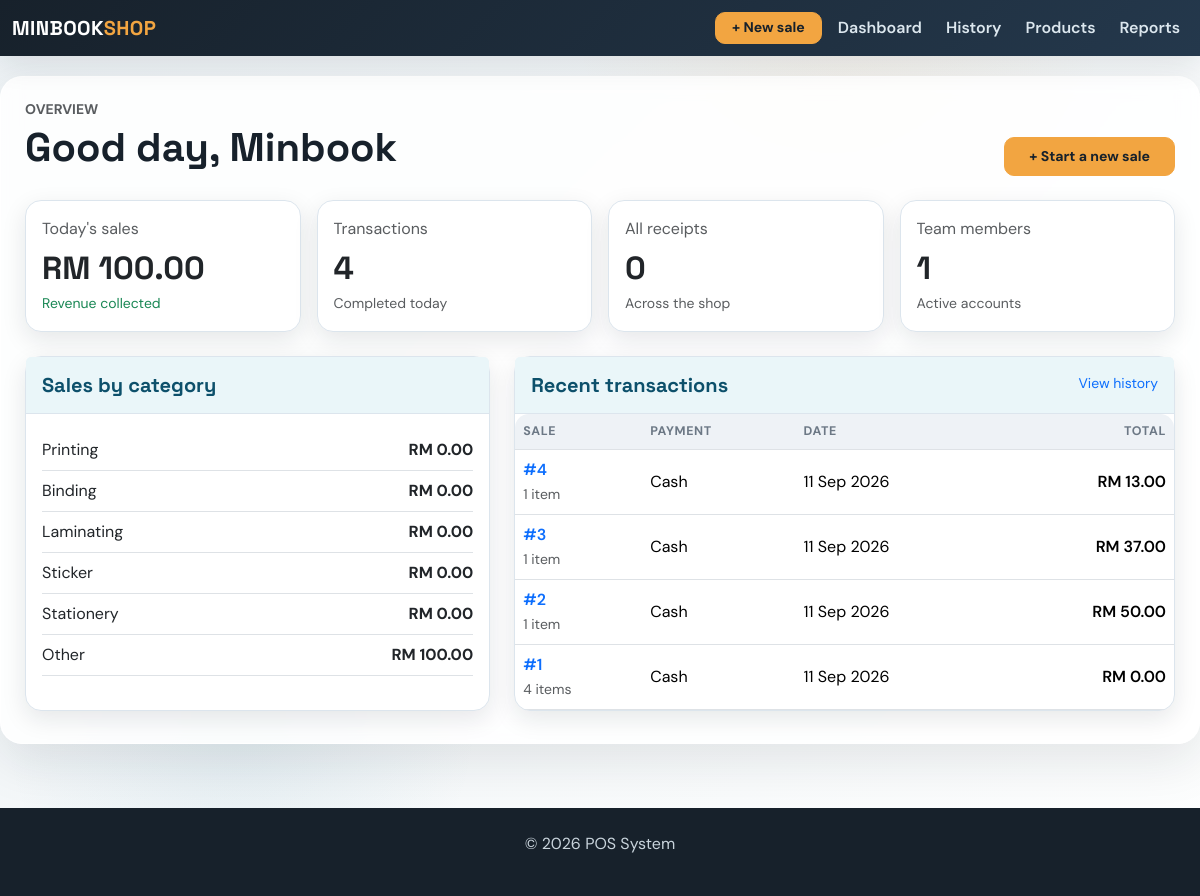
/dashboard, run on the app's committed database.
### app/models.py (models this page shows, shortened)
class Sale(db.Model):
    id = db.Column(db.Integer, primary_key=True)
    amount = db.Column(db.Float, nullable=False)
    date = db.Column(db.Date, default=datetime.utcnow)
    user_id = db.Column(db.Integer, db.ForeignKey('user.id'), nullable=False)  # ForeignKey to User
    user = db.relationship('User', backref=db.backref('sales', lazy=True))  # Relationship with User
    product_id = db.Column(db.Integer, db.ForeignKey('product.id'), nullable=True)  # Legacy first product
    product = db.relationship('Product', backref=db.backref('sales', lazy=True))  # Relationship with Product
    quantity = db.Column(db.Integer, nullable=True)  # Legacy total quantity
    payment_method = db.Column(db.String(20), nullable=False, default='Cash')
    customer_name = db.Column(db.String(120), nullable=True)
    document_type = db.Column(db.String(20), nullable=False, default='receipt')
    discount = db.Column(db.Float, nullable=False, default=0.00)
    deposit = db.Column(db.Float, nullable=False, default=0.00)
    items = db.relationship('SaleItem', back_populates='sale', cascade='all, delete-orphan')

### app/routes.py (the view)
@main.route('/dashboard')
def dashboard():
    today = date.today()
    today_sales = Sale.query.filter(Sale.date == today).order_by(Sale.id.desc()).all()
    category_sales = {category: 0 for category in SALE_CATEGORIES}
    for sale in today_sales:
        for item in sale.items:
            category_sales[item.category] = round(category_sales.get(item.category, 0) + item.line_total, 2)
    recent_sales = Sale.query.order_by(Sale.id.desc()).limit(8).all()
    return render_template('dashboard.html', total_sales_today=round(sum(sale.amount for sale in today_sales), 2),
                           transaction_count_today=len(today_sales), category_sales=category_sales,
                           recent_sales=recent_sales, total_employees=User.query.count(),
                           total_receipts=Sale.query.filter_by(document_type='receipt').count())

### app/routes.py (called while the page is built)
@main.app_context_processor
def inject_now():
    return {'current_year': datetime.now().year}

### app/templates/dashboard.html (shortened to what this page needs)
{% extends 'base.html' %}
{% block content %}
<div class="d-flex flex-wrap justify-content-between align-items-end gap-3 mb-4">
    <div><p class="text-uppercase text-muted small fw-bold mb-1">Overview</p><h1 class="mb-1">Good day, Minbook</h1></div>
    <a href="{{ url_for('main.add_sale') }}" class="btn btn-warning btn-lg px-4">+ Start a new sale</a>
</div>
<div class="row g-3 mb-4">
    <div class="col-sm-6 col-xl-3"><div class="card h-100"><div class="card-body"><p class="text-muted mb-2">Today's sales</p><h2 class="mb-1">RM {{ '{:,.2f}'.format(total_sales_today) }}</h2><small class="text-success">Revenue collected</small></div></div></div>
    <div class="col-sm-6 col-xl-3"><div class="card h-100"><div class="card-body"><p class="text-muted mb-2">Transactions</p><h2 class="mb-1">{{ transaction_count_today }}</h2><small class="text-muted">Completed today</small></div></div></div>
    <div class="col-sm-6 col-xl-3"><div class="card h-100"><div class="card-body"><p class="text-muted mb-2">All receipts</p><h2 class="mb-1">{{ total_receipts }}</h2><small class="text-muted">Across the shop</small></div></div></div>
    <div class="col-sm-6 col-xl-3"><div class="card h-100"><div class="card-body"><p class="text-muted mb-2">Team members</p><h2 class="mb-1">{{ total_employees }}</h2><small class="text-muted">Active accounts</small></div></div></div>
</div>
<div class="row g-4">
    <div class="col-lg-5"><div class="card h-100"><div class="card-header py-3"><h5 class="mb-0">Sales by category</h5></div><div class="card-body">
        {% for category, amount in category_sales.items() %}<div class="d-flex justify-content-between align-items-center py-2 border-bottom"><span>{{ category }}</span><strong>RM {{ '{:,.2f}'.format(amount) }}</strong></div>{% endfor %}
    </div></div></div>
    <div class="col-lg-7"><div class="card h-100"><div class="card-header py-3 d-flex justify-content-between"><h5 class="mb-0">Recent transactions</h5><a href="{{ url_for('main.sales') }}" class="small text-decoration-none">View history</a></div><div class="table-responsive"><table class="table mb-0"><thead><tr><th>Sale</th><th>Payment</th><th>Date</th><th class="text-end">Total</th></tr></thead><tbody>
        {% for sale in recent_sales %}<tr><td><a class="text-decoration-none fw-semibold" href="{{ url_for('main.view_sale', sale_id=sale.id) }}">#{{ sale.id }}</a><br><small class="text-muted">{{ sale.items|length }} item{{ '' if sale.items|length == 1 else 's' }}</small></td><td>{{ sale.payment_method }}</td><td>{{ sale.date.strftime('%d %b %Y') }}</td><td class="text-end fw-semibold">RM {{ '{:,.2f}'.format(sale.amount) }}</td></tr>{% else %}<tr><td colspan="4" class="text-center text-muted py-5">No transactions yet.</td></tr>{% endfor %}
    </tbody></table></div></div></div>
</div>
{% endblock %}

### app/templates/base.html (style rules this page uses)
:root { --ink: #17212b; --muted: #6c7885; --paper: #eef3f6; --line: #dce5ed; --brand: #146c94; --brand-dark: #0d506b; --brand-soft: #eaf6f9; --accent: #f2a541; --accent-soft: #ffe9cb; --success: #2d936c; --success-soft: #dff8ee; --danger: #b84b45; --shadow: rgba(23,33,43,.10); --table-head: #eef2f6; }
* { box-sizing: border-box; }
body { padding-top: 76px; background: radial-gradient(circle at 70% 0%, rgba(242,165,65,.08), transparent 22%), radial-gradient(circle at 20% 80%, rgba(20,108,148,.08), transparent 20%), linear-gradient(135deg, var(--paper), #fdfefe); color: var(--ink); font-family: 'DM Sans', sans-serif; }
h1, h2, h3, h4, h5, .navbar-brand { font-family: 'Space Grotesk', sans-serif; font-weight: 700; }
.card { border: 1px solid var(--line); border-radius: 16px; box-shadow: 0 8px 24px var(--shadow); background-color: #fff; }
.card-header { background: var(--brand-soft); border-bottom: 1px solid var(--line); color: var(--brand-dark); }
.card-header h5 { color: var(--brand-dark); font-family: 'Space Grotesk', sans-serif; font-weight: 700; }
.btn { border-radius: 10px; font-weight: 700; font-size: .88rem; transition: all .2s ease; }
.btn-warning { background: var(--accent); border-color: var(--accent); color: #17212b; }
.table { --bs-table-bg: transparent; vertical-align: middle; }
.table thead th { color: var(--muted); background: var(--table-head); font-size: .78rem; letter-spacing: .05em; text-transform: uppercase; border-bottom-width: 1px; }
.table tbody tr { transition: background-color .2s ease, transform .2s ease; }
.table-responsive { border-radius: 14px; }

### data on the page
Sale: id "4", items|length "1", payment_method "Cash", date "11 Sep 2026", amount "13.00"
Sale: id "3", items|length "1", payment_method "Cash", date "11 Sep 2026", amount "37.00"
Sale: id "2", items|length "1", payment_method "Cash", date "11 Sep 2026", amount "50.00"
Sale: id "1", items|length "4", items "s", payment_method "Cash", date "11 Sep 2026", amount "0.00"

### other printed values
{{ '{:,.2f}'.format(total_sales_today) }} "100.00"
{{ transaction_count_today }} "4"
{{ total_receipts }} "0"
{{ total_employees }} "1"
{{ category }} "Printing" "Binding" "Laminating" "Sticker" "Stationery" "Other"
{{ '{:,.2f}'.format(amount) }} "0.00" "0.00" "0.00" "0.00" "0.00" "100.00"
